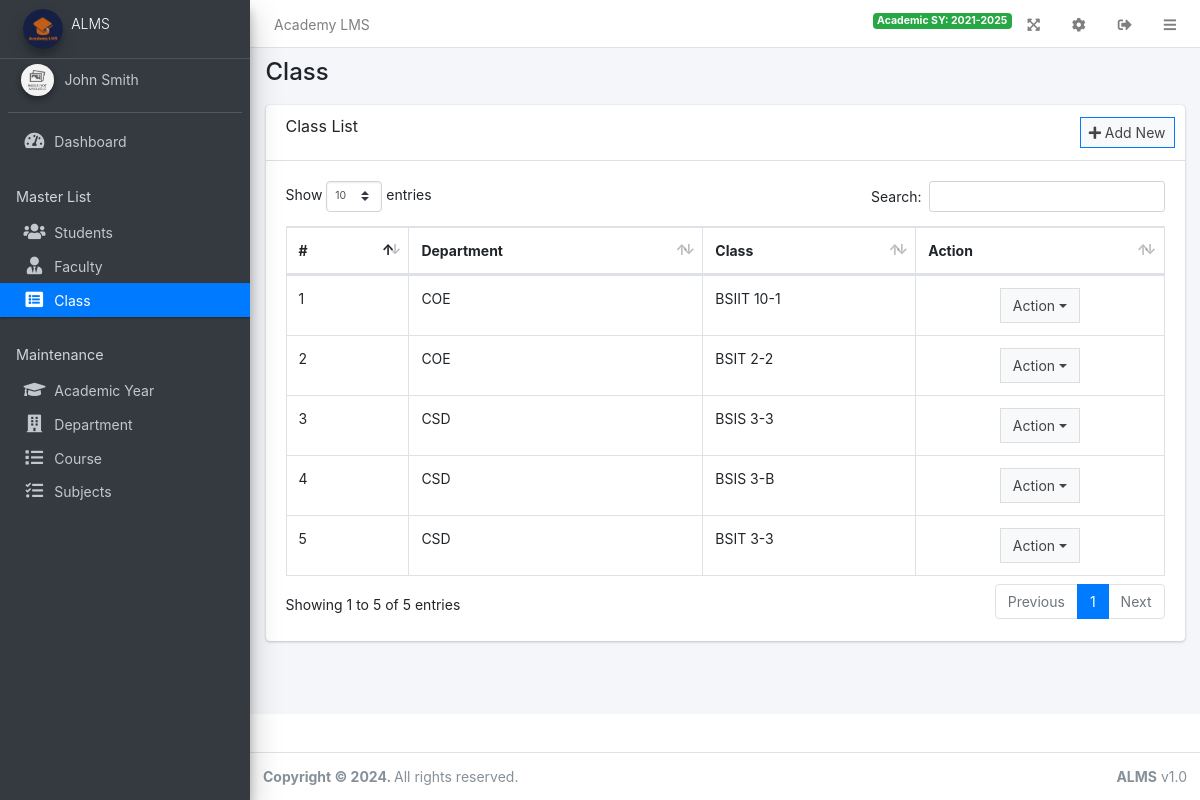
The page /admin/?page=class (signed in) on the database its author committed.
### tables this page shows
CREATE TABLE `class` (
  `id` int(11) NOT NULL,
  `department_id` int(11) NOT NULL,
  `course_id` int(11) NOT NULL,
  `level` varchar(50) NOT NULL,
  `section` varchar(50) NOT NULL,
  `created_at` timestamp NOT NULL DEFAULT current_timestamp(),
  `updated_at` timestamp NOT NULL DEFAULT current_timestamp() ON UPDATE current_timestamp()
);

### config.php (called while the page is built, shortened)
<?php
require_once('classes/DBConnection.php');
require_once('classes/SystemSettings.php');
function validate_image($file){
	if(!empty($file)){
		if(is_file(base_app.$file)){
			return base_url.$file;
		}else{
			return base_url.'dist/img/no-image-available.png';
		}
	}else{
		return base_url.'dist/img/no-image-available.png';
	}
}
function isMobileDevice(){
    $aMobileUA = array(
        '/iphone/i' => 'iPhone',
        '/ipod/i' => 'iPod',
        '/ipad/i' => 'iPad',
        '/android/i' => 'Android',
        '/blackberry/i' => 'BlackBerry',
        '/webos/i' => 'Mobile'
    );
    return false;
}
?>

### classes/DBConnection.php (called while the page is built, shortened)
<?php
class DBConnection{
    private $database = DB_NAME;
    public $conn;
    public function __construct(){
        if (!isset($this->conn)) {
            $this->conn = new PDO("mysql:host=127.0.0.1:3306;dbname=".$this->database."", 'root', '');
            $this->conn->setAttribute(PDO::ATTR_ERRMODE, PDO::ERRMODE_EXCEPTION);
        }
    }
}
?>

### classes/SystemSettings.php (called while the page is built, shortened)
<?php
class SystemSettings extends DBConnection
{
	function userdata($field = '')
	{
		if (!empty($field)) {
			if (isset($_SESSION['userdata'][$field]))
				return $_SESSION['userdata'][$field];
			else
				return null;
		} else {
			return false;
		}
	}
	function info($field = '')
	{
		if (!empty($field)) {
			if (isset($_SESSION['system_info'][$field]))
				return $_SESSION['system_info'][$field];
			else
				return false;
		} else {
			return false;
		}
	}
}
$_settings = new SystemSettings();

### BasePage.php (called while the page is built, shortened)
<?php
require_once  __DIR__ . '/config.php';
class BasePage
{
    private $conn;
    function __construct()
    {
        $this->conn = (new DBConnection())->conn;
    }
    function getConnection()
    {
        return $this->conn;
    }
}

### admin/class/index.php (the view, shortened to what this page needs)
<?php
require_once __DIR__ . '/../../BasePage.php';
class ManageClass extends BasePage
{
	public function getAllClasses()
	{
		$stmt = $this->getConnection()->prepare("SELECT * FROM vw_getAllClasses");
		$stmt->execute();
		$rows = $stmt->fetchAll(PDO::FETCH_ASSOC);
		return $rows;
	}
}
$page = new ManageClass();
$classes = $page->getAllClasses();
?>
<div class="card card-outline cardprimary w-fluid">
	<div class="card-header">
		<h3 class="card-title">Class List</h3>
		<div class="card-tools">
			<a class="btn btn-block btn-sm btn-default btn-flat border-primary new_class" href="javascript:void(0)"><i class="fa fa-plus"></i> Add New</a>
		</div>
	</div>
	<div class="card-body">
		<table class="table table-bordered table-compact table-stripped">
			<thead>
				<tr>
					<th>#</th>
					<th>Department</th>
					<th>Class</th>
					<th>Action</th>
				</tr>
			</thead>
			<tbody>
				<?php
				$i = 1;
				foreach ($classes as $k => $row):
				?>
					<tr>
						<td><?php echo $i++ ?></td>
						<td><?php echo $row['department'] ?></td>
						<td><?php echo $row['class'] ?></td>
						<td class="text-center">
							<div class="btn-group">
								<button type="button" class="btn btn-default btn-block btn-flat dropdown-toggle dropdown-hover dropdown-icon" data-toggle="dropdown" aria-expanded="false">
									Action
								</button>
							</div>
						</td>
					</tr>
				<?php endforeach; ?>
			</tbody>
		</table>
	</div>
</div>

### admin/index.php (shortened to what this page needs)
<?php
require_once('../config.php');
?>
 <!DOCTYPE html>
<html lang="en" class="" style="height: auto;">
<?php require_once('inc/header.php') ?>
  <body class="layout-fixed layout-footer-fixed text-sm sidebar-mini control-sidebar-slide-open layout-navbar-fixed " data-new-gr-c-s-check-loaded="14.991.0" data-gr-ext-installed="" style="height: auto;">
    <div class="wrapper">
     <?php require_once('inc/topBarNav.php') ?>
     <?php require_once('inc/navigation.php') ?>
     <?php $page = isset($_GET['page']) ? $_GET['page'] : 'home';  ?>
      <div class="content-wrapper" style="min-height: 567.854px;">
        <div class="content-header">
          <div class="container-fluid">
            <div class="row mb-2">
              <div class="col-sm-6">
                <h1 class="m-0"><?php echo ucwords(str_replace("_", " ",$page)) ?></h1>
              </div>
            </div>
          </div>
        </div>
        <section class="content">
          <div class="container-fluid">
            <?php
              if(!file_exists($page.".php") && !is_dir($page)){
                  include '404.html';
              }else{
                if(is_dir($page))
                  include $page.'/index.php';
                else
                  include $page.'.php';
              }
            ?>
          </div>
        </section>
      </div>
      <?php require_once('inc/footer.php') ?>
  </body>
</html>

### admin/inc/header.php (shortened to what this page needs)
<head>
    <link rel="stylesheet" href="<?php echo base_url ?>plugins/fontawesome-free/css/all.min.css">
    <link rel="stylesheet" href="<?php echo base_url ?>plugins/tempusdominus-bootstrap-4/css/tempusdominus-bootstrap-4.min.css">
  <link rel="stylesheet" href="<?php echo base_url ?>plugins/datatables-bs4/css/dataTables.bootstrap4.min.css">
  <link rel="stylesheet" href="<?php echo base_url ?>plugins/datatables-responsive/css/responsive.bootstrap4.min.css">
  <link rel="stylesheet" href="<?php echo base_url ?>plugins/datatables-buttons/css/buttons.bootstrap4.min.css">
  <link rel="stylesheet" href="<?php echo base_url ?>plugins/select2/css/select2.min.css">
  <link rel="stylesheet" href="<?php echo base_url ?>plugins/select2-bootstrap4-theme/select2-bootstrap4.min.css">
    <link rel="stylesheet" href="<?php echo base_url ?>plugins/icheck-bootstrap/icheck-bootstrap.min.css">
    <link rel="stylesheet" href="<?php echo base_url ?>plugins/jqvmap/jqvmap.min.css">
    <link rel="stylesheet" href="<?php echo base_url ?>dist/css/adminlte.css">
    <link rel="stylesheet" href="<?php echo base_url ?>dist/css/custom.css">
    <link rel="stylesheet" href="<?php echo base_url ?>plugins/overlayScrollbars/css/OverlayScrollbars.min.css">
    <link rel="stylesheet" href="<?php echo base_url ?>plugins/daterangepicker/daterangepicker.css">
    <link rel="stylesheet" href="<?php echo base_url ?>plugins/summernote/summernote-bs4.min.css">
  <link rel="stylesheet" href="<?php echo base_url ?>plugins/sweetalert2-theme-bootstrap-4/bootstrap-4.min.css">
  </head>

### admin/inc/topBarNav.php
<nav class="main-header navbar navbar-expand navbar-white navbar-light text-sm">
  <ul class="navbar-nav">
    <li class="nav-item d-none d-sm-inline-block">
      <a href="<?php echo base_url ?>" class="nav-link"><?php echo (!isMobileDevice()) ? $_settings->info('name'):$_settings->info('short_name'); ?></a>
    </li>
  </ul>
  <ul class="navbar-nav ml-auto">
    <li class="nav-item">
      <span class="badge badge-success mt-1">Academic SY: <?php echo $_settings->userdata('academic_sy') ?></span>
    </li>
    <li class="nav-item">
      <a class="nav-link" data-widget="fullscreen" href="#" role="button">
      <i class="fas fa-expand-arrows-alt"></i>
      </a>
    </li>
    <li class="nav-item">
      <a class="nav-link"href="<?php echo base_url.'admin/?page=system_info' ?>" role="button">
      <i class="fas fa-cog"></i>
      </a>
    </li>
    <li class="nav-item">
      <a class="nav-link"  href="javascript:void(0)" onclick="location.replace('<?php echo base_url.'/classes/Login.php?f=logout' ?>')" role="button">
      <i class="fas fa-sign-out-alt"></i>
      </a>
    </li>
    <li class="nav-item">
      <a class="nav-link" data-widget="pushmenu" href="#" role="button"><i class="fas fa-bars"></i></a>
    </li>
  </ul>
</nav>

### admin/inc/navigation.php (shortened to what this page needs)
<aside class="main-sidebar sidebar-dark-primary elevation-4">
  <a href="<?php echo base_url ?>admin" class="brand-link text-sm">
  <img src="<?php echo validate_image($_settings->info('logo'))?>" alt="Store Logo" class="brand-image img-circle elevation-3" style="opacity: .8;width: 2.5rem;height: 2.5rem;max-height: unset">
  <span class="brand-text font-weight-light"><?php echo $_settings->info('short_name') ?></span>
  </a>
  <div class="sidebar os-host os-theme-light os-host-overflow os-host-overflow-y os-host-resize-disabled os-host-transition os-host-scrollbar-horizontal-hidden">
    <div class="os-content-glue" style="margin: 0px -8px; width: 249px; height: 646px;"></div>
    <div class="os-padding">
      <div class="os-viewport os-viewport-native-scrollbars-invisible" style="overflow-y: scroll;">
        <div class="os-content" style="padding: 0px 8px; height: 100%; width: 100%;">
          <div class="user-panel mt-3 pb-3 mb-3 d-flex">
            <div class="image">
              <img src="<?php echo validate_image($_settings->userdata('avatar')) ?>" class="img-circle elevation-2" alt="User Image" style="height: 2rem;object-fit: cover">
            </div>
            <div class="info">
              <a href="<?php echo base_url ?>admin/?page=user" class="d-block"><?php echo ucwords($_settings->userdata('firstname').' '.$_settings->userdata('lastname')) ?></a>
            </div>
          </div>
          <nav class="mt-2">
             <ul class="nav nav-pills nav-sidebar flex-column nav-flat" data-widget="treeview" role="menu" data-accordion="false">
              <li class="nav-item dropdown">
                <a href="./" class="nav-link nav-home">
                  <i class="nav-icon fas fa-tachometer-alt"></i>
                  <p>
                    Dashboard
                  </p>
                </a>
              </li>
              <li class="nav-header">Master List</li>
              <li class="nav-item dropdown">
                <a href="<?php echo base_url ?>admin/?page=students" class="nav-link nav-students">
                  <i class="nav-icon fas fa-users"></i>
                  <p>
                    Students
                  </p>
                </a>
              </li>
              <li class="nav-item dropdown">
                <a href="<?php echo base_url ?>admin/?page=faculty" class="nav-link nav-faculty">
                  <i class="nav-icon fas fa-user-tie"></i>
                  <p>
                    Faculty
                  </p>
                </a>
              </li>
              <li class="nav-item dropdown">
                <a href="<?php echo base_url ?>admin/?page=class" class="nav-link nav-class">
                  <i class="nav-icon fas fa-list-alt"></i>
                  <p>
                    Class
                  </p>
                </a>
              </li>
              <li class="nav-header">Maintenance</li>
              <li class="nav-item dropdown">
                <a href="<?php echo base_url ?>admin/?page=academic" class="nav-link nav-academic">
                  <i class="nav-icon fas fa-graduation-cap"></i>
                  <p>
                    Academic Year
                  </p>
                </a>
              </li>
              <li class="nav-item dropdown">
                <a href="<?php echo base_url ?>admin/?page=department" class="nav-link nav-department">
                  <i class="nav-icon fas fa-building"></i>
                  <p>
                    Department
                  </p>
                </a>
              </li>
              <li class="nav-item dropdown">
                <a href="<?php echo base_url ?>admin/?page=course" class="nav-link nav-course">
                  <i class="nav-icon fas fa-list"></i>
                  <p>
                    Course
                  </p>
                </a>
              </li>
              <li class="nav-item dropdown">
                <a href="<?php echo base_url ?>admin/?page=subject" class="nav-link nav-subject">
                  <i class="nav-icon fas fa-tasks"></i>
                  <p>
                    Subjects
                  </p>
                </a>
              </li>
            </ul>
          </nav>
        </div>
      </div>
    </div>
  </div>
</aside>

### admin/inc/footer.php (shortened to what this page needs)
<footer class="main-footer text-sm">
        <strong>Copyright © <?php echo date('Y') ?>.
        </strong>
        All rights reserved.
        <div class="float-right d-none d-sm-inline-block">
          <b><?php echo $_settings->info('short_name') ?></b> v1.0
        </div>
      </footer>
    </div>

### rows shown on the page
class: department "COE", class "BSIIT 10-1"
class: department "COE", class "BSIT 2-2"
class: department "CSD", class "BSIS 3-3"
class: department "CSD", class "BSIS 3-B"
class: department "CSD", class "BSIT 3-3"

### other values the page prints
$_settings->info('name') "Academy LMS"
$_settings->userdata('academic_sy') "2021-2025"
$_settings->info('short_name') "ALMS"
$_settings->userdata('firstname').' '.$_settings->userdata('lastname') "John Smith"
str_replace("_", " ",$page) "Class"
